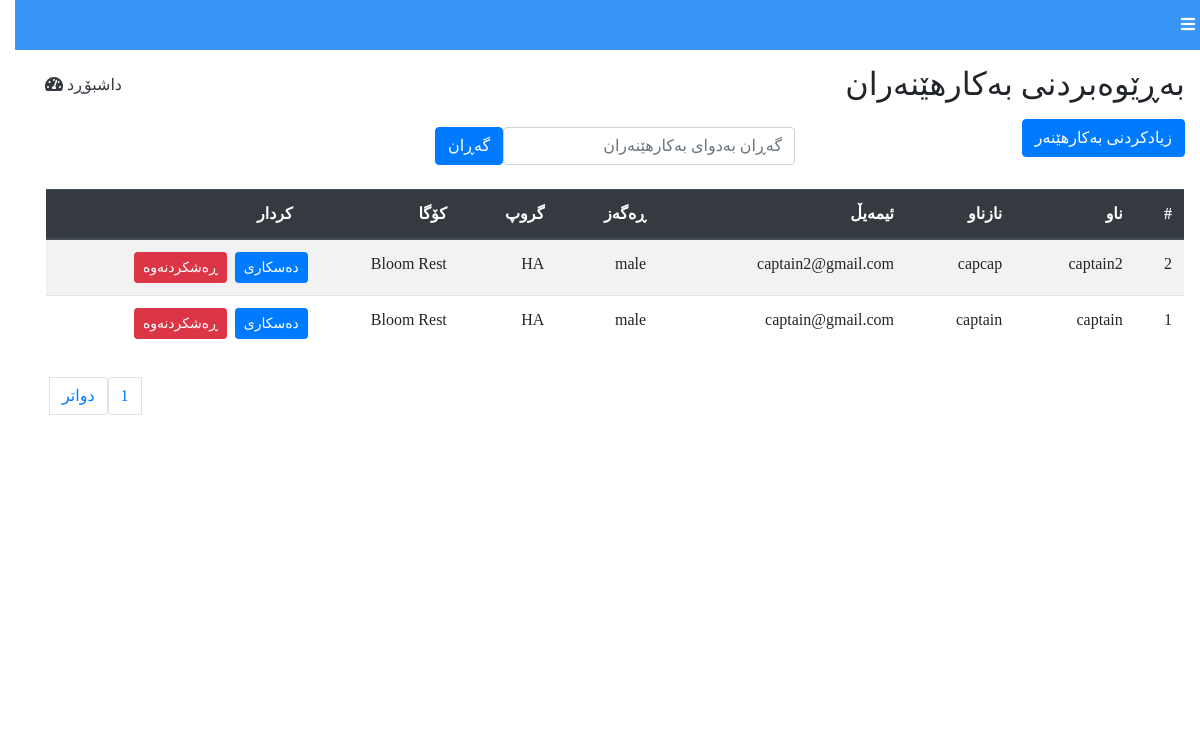
The app's page /manage_user.php (signed in) with its own data.
### tables this page shows
CREATE TABLE `add_user` (
  `id` int(11) NOT NULL,
  `firstName` varchar(200) NOT NULL,
  `lastName` varchar(200) NOT NULL,
  `username` varchar(200) NOT NULL,
  `email` varchar(200) NOT NULL,
  `passwordd` varchar(200) NOT NULL,
  `gender` varchar(200) NOT NULL,
  `groups` varchar(200) NOT NULL,
  `store` varchar(200) NOT NULL
);

### manage_user.php (the view, shortened to what this page needs)
<?php
	include 'auth/database.php';
    $results_per_page = 5;
    $result1 = mysqli_query($connect, "SELECT * FROM add_user");
    $number_of_results = mysqli_num_rows($result1);
    $number_of_pages = ceil($number_of_results/$results_per_page);
    if(!isset($_GET['page']))
  	 $page = 1;
    else
  	 $page = $_GET['page'];
    $page_next = $page + 1;
    $this_page_first_result = ($page > 1) ? ($page-1)*$results_per_page : 0;
    $result = mysqli_query($connect, "SELECT * FROM add_user ORDER BY id DESC LIMIT $this_page_first_result, $results_per_page");
    $count = mysqli_num_rows($result);
?>
<!DOCTYPE html >
<html dir="rtl" lang="ar">
<head>
	<link rel="stylesheet" href="https://stackpath.bootstrapcdn.com/bootstrap/4.2.1/css/bootstrap.min.css">
	<link rel="stylesheet" href="https://use.fontawesome.com/releases/v5.7.0/css/all.css">
	<link rel="stylesheet" type="text/css" href="css/manage_user.css">
</head>
<body>
	<div class="wrapper">
		<div class="content-wrapper text-right">
			<div class="container-fluid">
				<div class="row">
					<div class="col-md-12">
						<nav class="bar">
							<a href="#" id="toggle"><i class="fas fa-bars ml-3"></i></a>
						</nav>
						<div class="below-toggle-content">
							<div class="col-md-12">
								<div class="top-part mb-3">
									<a href="dashboard.php" class="d-inline text-dark mt-2" style="text-decoration: none; float: left; font-weight: 500;"> داشبۆڕد  <i class="fas fa-tachometer-alt"></i></a>
									<h2 class="d-inline">بەڕێوەبردنی بەکارهێنەران</h2>
								</div>
								<div class="row">
									<div class="col-md-4">
										<a href="add_user.php" class="btn btn-primary ml-1">زیادکردنی بەکارهێنەر</a>
									</div>
									<div class="col-md-4 mt-2 mb-4 ml-auto">
										<div class="input-group">
						                	<input type="text" name="search" id="search" onkeyup="SearchField();" class="form-control shadow-none rounded" placeholder="گەڕان بەدوای بەکارهێنەران">
						                	<span class="input-group-btn">
						                		<button class="btn btn-primary shadow-none" id="search-button">گەڕان</button>
						                 	</span>
						               	</div>
									</div>
									<table class="table table-hover table-striped mx-3" id="user_table">
										<thead class="thead-dark">
									    	<tr>
									      		<th scope="col">#</th>
									      		<th scope="col">ناو</th>
									      		<th scope="col">نازناو</th>
									      		<th scope="col">ئیمەیڵ</th>
									      		<th scope="col">ڕەگەز</th>
									      		<th scope="col">گروپ</th>
									      		<th scope="col">کۆگا</th>
									      		<th scope="col">کردار</th>
									    	</tr>
									  	</thead>
									  	<tbody id="display">
									  		<tr>
									  			<?php
										  			if($count > 0)
										  			{
										  				while($data = mysqli_fetch_assoc($result))
										  				{
									  			?>
												      		<td><?php echo $data['id'] ?></td>
												      		<td><?php echo $data['firstName'] ?></td>
												      		<td><?php echo $data['username'] ?></td>
												      		<td><?php echo $data['email'] ?></td>
												      		<td><?php echo $data['gender'] ?></td>
												      		<td><?php echo $data['groups'] ?></td>
												      		<td><?php echo $data['store'] ?></td>
												      		<td class="">
												      			<div class="row">
												      				<button type="submit" name="edit" id="<?php echo $data['id']; ?>" class="btn btn-sm btn-primary ml-2 edit_data">دەسکاری </button>
												      				<a href="delete_user.php?id=<?php echo $data['id']; ?>" class="btn btn-sm btn-danger">ڕەشکردنەوە</a>
												      			</div>
												      		</td>
									    		</tr>
												<?php
														}
													}
													else
													{
														echo "<h5 class='text-danger mb-3'>هیچ زانیاریەك نەدۆزرایەوە<h5>";
													}
												?>
									  	</tbody>
									</table>
									<nav aria-label="Page navigation example" style="background-color: transparent;">
		                              <ul class="pagination justify-content-end">
		                                  <?php
		                                    for ($page = 1; $page <= $number_of_pages ; $page++)
		                                {
		                                  echo '<li class="page-item"><a href="manage_user.php?page=' . $page . '" class="page-link">' . $page . ' ' . '</a></li>';
		                                }
		                                  ?>
		                                <?php if($page >= 1) { ?>
		                                  <li class="page-item "><a href="<?php  echo 'manage_user.php?page=' . $page_next ?>" class="page-link">دواتر</a></li>
		                                <?php } ?>
		                              </ul>
		                          	</nav>
								</div>
							</div>
						</div>
					</div>
				</div>
			</div>
		</div>
	</div>
</body>
</html>

### css/manage_user.css (style rules this page uses)
* { font-family: 'Rabar_013'; font-size: 1rem; }
.content-wrapper { position: absolute; width: 100%; transition: 0.5s; }
.container-fluid { padding: 0; margin: 0; }
nav { width: 100%; background-color: #3996F9; padding: 10px 20px; line-height: 30px; }
nav .fa-bars { color: #fff; }
.below-toggle-content { padding: 15px; }
body { margin: 0px; padding: 0px; overflow-x: hidden; }

### records on screen
add_user: firstName "captain2", username "capcap", email "captain2@gmail.com", gender "male", groups "HA", store "Bloom Rest"
add_user: firstName "captain", username "captain", email "captain@gmail.com", gender "male", groups "HA", store "Bloom Rest"
